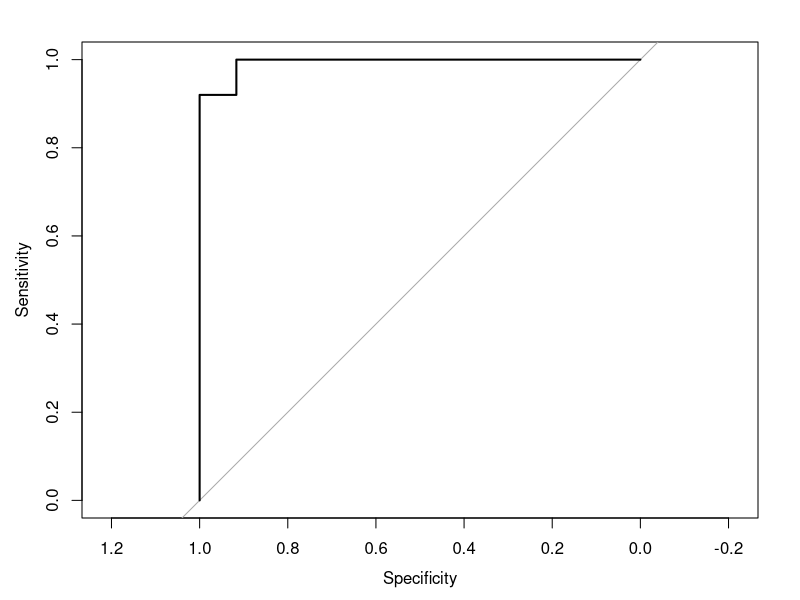

Generate this figure with R:
# Download R: https://cran.r-project.org/bin/windows/base/
# Download RStudio: https://www.rstudio.com/products/rstudio/download/#download

# Press CTRL+Enter to run each line of code below

install.packages("caret")
library(caret)

install.packages("randomForest")
library(randomForest)

install.packages("pROC")
library(pROC)

install.packages("datasets")
library(datasets)

# Load and inspect the demo dataset 'iris'
data(iris)
str(iris)
head(iris)
tail(iris)
View(iris)





# Randomly partition train/test dataframes: 75% / 25% split for Training / Testing (while keeping same prevalence of 'Species' in both datasets)
indexes <- createDataPartition(iris$Species,
                               times = 1,
                               p = 0.75,
                               list = FALSE)

train.MLdata <- iris[indexes,]
test.MLdata <- iris[-indexes,]


# Create randomForest ML-model (using Training data)
RFmodel <- randomForest(Species ~ ., data=train.MLdata, ntree=1001, mtry=3, proximity=TRUE)
RFmodel

# Use the ML model 'RFmodel' to classify performance (test data)
result <- predict(RFmodel, test.MLdata[,1:4], type="response")
result
a <- data.frame(test.MLdata$Species, result)
colnames(a) <- c("Species.testdata", "Prediction")
View(a)

b <- confusionMatrix(result, test.MLdata$Species)
b
b$overall[1]    #Using 'Accuracy' as the Key Performance Index




#################################
# BINARY CLASSIFICATION CASE: 
#################################


# New dataset 'iris.temp' 
iris.temp <- iris

# Combine flower species setosa/versicolor =1 VS virginica = 0
iris.temp$Family <- ifelse(iris.temp$Species == "setosa", 1,
                    ifelse(iris.temp$Species == "versicolor", 1,
                    ifelse(iris.temp$Species == "virginica", 0, NA)))

iris.temp$Family <- as.factor(iris.temp$Family)

NewData <- data.frame(iris.temp$Sepal.Length,iris.temp$Sepal.Width,iris.temp$Petal.Length,iris.temp$Petal.Width,iris.temp$Family)
colnames(NewData) <- c("Sepal.Length","Sepal.Width","Petal.Length","Petal.Width","Family")
head(NewData)



# Partition train/test dataframes from NewData: 75% / 25% split for Training / Testing
indexes <- createDataPartition(NewData$Family,
                               times = 1,
                               p = 0.75,
                               list = FALSE)

train.MLdata <- NewData[indexes,]
test.MLdata <- NewData[-indexes,]


# Train new ML model 'RFmodel2' (training data)
RFmodel2 <- randomForest(Family ~ ., data=train.MLdata, ntree=1001, mtry=3, proximity=TRUE)

# New ML model 'RFmodel2' to classify performance (test data)
result2 <- predict(RFmodel2, test.MLdata[,1:4], type="prob")
result2

result2[,2]


# ROC curve to evaluate ML classification performance
class <- test.MLdata$Family    #must be  a 'factor' variable
score <- result2[,2]           #must be numbers
rf.roc <- roc(class, score)

plot(rf.roc)
auc(rf.roc)
coords(rf.roc, "best", transpose=TRUE, ret=c("threshold", "ppv", "npv", "sens", "spec", "accuracy","tp","fp","tn","fn"))

# threshold = optimal cutoff point (e.g. biomarker mmol/L to distinguish healthy vs disease)
# ppv = positive predictive value: True negatives/(True negatives + False Negatives) | NPV = TN/(TN+FN)
# npv = negative predictive value: True positives/(True positives + False positives) | PPV = TP/(TP+FP)
# accuracy = (TP+TN)/total obs

